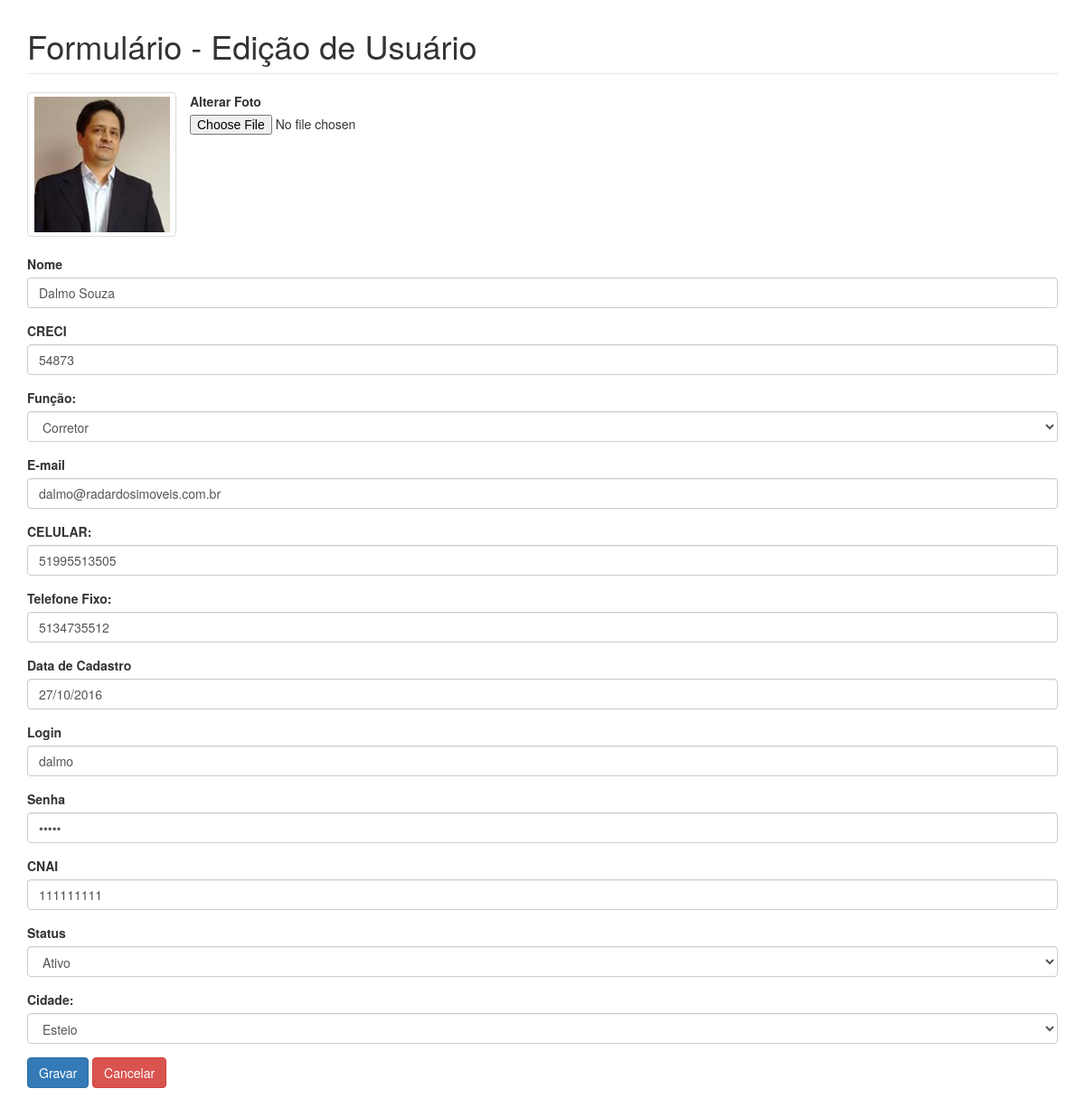
/usuario/editar.php?idusu=4 (signed in), run on the app's committed database.
### tables this page shows
CREATE TABLE IF NOT EXISTS `usuario` (
  `idusu` int(10) unsigned NOT NULL,
  `nome` varchar(150) DEFAULT NULL,
  `creci` varchar(10) DEFAULT NULL,
  `funcao` varchar(100) DEFAULT NULL,
  `email` varchar(255) DEFAULT NULL,
  `fonecel` varchar(15) DEFAULT NULL,
  `foneres` varchar(15) DEFAULT NULL,
  `login` varchar(200) DEFAULT NULL,
  `senha` varchar(8) DEFAULT NULL,
  `foto` varchar(255) DEFAULT NULL,
  `status` varchar(8) NOT NULL,
  `cnai` int(11) NOT NULL,
  `cidade` varchar(80) NOT NULL,
  `datacad` date NOT NULL
);

### usuario/editar.php (the view, shortened to what this page needs)
<?php
$idusu = (isset($_GET['idusu'])) ? $_GET['idusu'] : '';
if (!empty($idusu) && is_numeric($idusu)):
	$conexao = conexao::getInstance();
	$sql = 'SELECT * FROM usuario WHERE idusu = :idusu';
	$stm = $conexao->prepare($sql);
	$stm->bindValue(':idusu', $idusu);
	$stm->execute();
	$cliente = $stm->fetch(PDO::FETCH_OBJ);
	if(!empty($cliente)):
		$array_data     = explode('-', $cliente->datacad);
		$data_formatada = $array_data[2] . '/' . $array_data[1] . '/' . $array_data[0];
	endif;
endif;
?>
<!DOCTYPE html>
<html>
<head>
	<link rel="stylesheet" type="text/css" href="css/bootstrap.min.css">
	<link rel="stylesheet" type="text/css" href="css/custom.css">
</head>
<body>
	<div class='container'>
		<fieldset>
			<legend><h1>Formulário - Edição de Usuário</h1></legend>
			<?php if(empty($cliente)):?>
				<h3 class="text-center text-danger">Usuário não encontrado!</h3>
			<?php else: ?>
				<form action="action_cliente.php" method="post" id='form-contato' enctype='multipart/form-data'>
					<div class="row">
						<label for="nome">Alterar Foto</label>
				      	<div class="col-md-2">
						    <a href="#" class="thumbnail">
						      <img src="fotos/<?=$cliente->foto?>" height="190" width="150" id="foto-cliente">
						    </a>
					  	</div>
					  	<input type="file" name="foto" id="foto" value="foto" >
				  	</div>
				    <div class="form-group">
				      <label for="nome">Nome</label>
				      <input type="text" class="form-control" id="nome" name="nome" value="<?=$cliente->nome?>" placeholder="Infome o Nome">
				    </div>
					<div class="form-group">
				      <label for="creci">CRECI</label>
				      <input type="text" class="form-control" id="creci" name="creci" value="<?=$cliente->creci?>" placeholder="Infome o CRECI">
				    </div>
					<div class="form-group">
					<label for="tipo">Função:</label>
						<select name="funcao" class="form-control" id="funcao">
						      <option value = "<?=$cliente->funcao?>"><?=$cliente->funcao?></option>;
						</select>
				</div>
				    <div class="form-group">
				      <label for="email">E-mail</label>
				      <input type="email" class="form-control" id="email" name="email" value="<?=$cliente->email?>" placeholder="Informe o E-mail">
				    </div>
				    <div class="form-group">
				      <label for="fonececel">CELULAR:</label>
				      <input type="text" class="form-control" id="celular" maxlength="14" name="celular" value="<?=$cliente->fonecel?>" placeholder="Informe o Celular">
				    </div>
					 <div class="form-group">
				      <label for="foneres">Telefone Fixo:</label>
				      <input type="text" class="form-control" id="telefone" maxlength="14" name="telefone" value="<?=$cliente->foneres?>" placeholder="Informe o Telefone Fixo">
				    </div>
				    <div class="form-group">
				      <label for="data_nascimento">Data de Cadastro</label>
				      <input type="text" class="form-control" id="datacad" maxlength="10" value="<?=$data_formatada?>" name="datacad">
				    </div>
				    <div class="form-group">
				      <label for="login">Login</label>
				      <input type="text" class="form-control" id="login" maxlength="12" name="login" value="<?=$cliente->login?>" placeholder="Informe o Login">
				    </div>
				    <div class="form-group">
				      <label for="senha">Senha</label>
				      <input type="password" class="form-control" id="senha" maxlength="20" name="senha" value="<?=$cliente->senha?>" placeholder="Informe o Senha">
				    </div>
					  <div class="form-group">
				      <label for="cnai">CNAI</label>
				      <input type="text" class="form-control" id="cnai" maxlength="20" name="cnai" value="<?=$cliente->cnai?>" placeholder="Informe o CNAI">
				    </div>
				    <div class="form-group">
				      <label for="status">Status</label>
				      <select class="form-control" name="status" id="status">
					    <option value="<?=$cliente->status?>"><?=$cliente->status?></option>
					  </select>
				    </div>
				<div class="form-group">
					<label for="tipo">Cidade:</label>
						<select name="cidade" class="form-control" id="cidade">
							  <option value = "<?=$cliente->cidade?>"><?=$cliente->cidade?></option>;
						</select>
				</div>
				    <button type="submit" class="btn btn-primary" id='botao'>
				      Gravar
				    </button>
				    <a href='index.php' class="btn btn-danger">Cancelar</a>
				</form>
			<?php endif; ?>
		</fieldset>
	</div>
</body>
</html>

### usuario/css/custom.css (style rules this page uses)
fieldset { margin:1% auto; }

### data on the page
usuario: foto (picture), nome "Dalmo Souza", creci "54873", funcao "Corretor", email "dalmo@radardosimoveis.com.br", celular "51995513505", telefone "5134735512", datacad "27/10/2016", login "dalmo", cnai "111111111", status "Ativo", cidade "Esteio"
